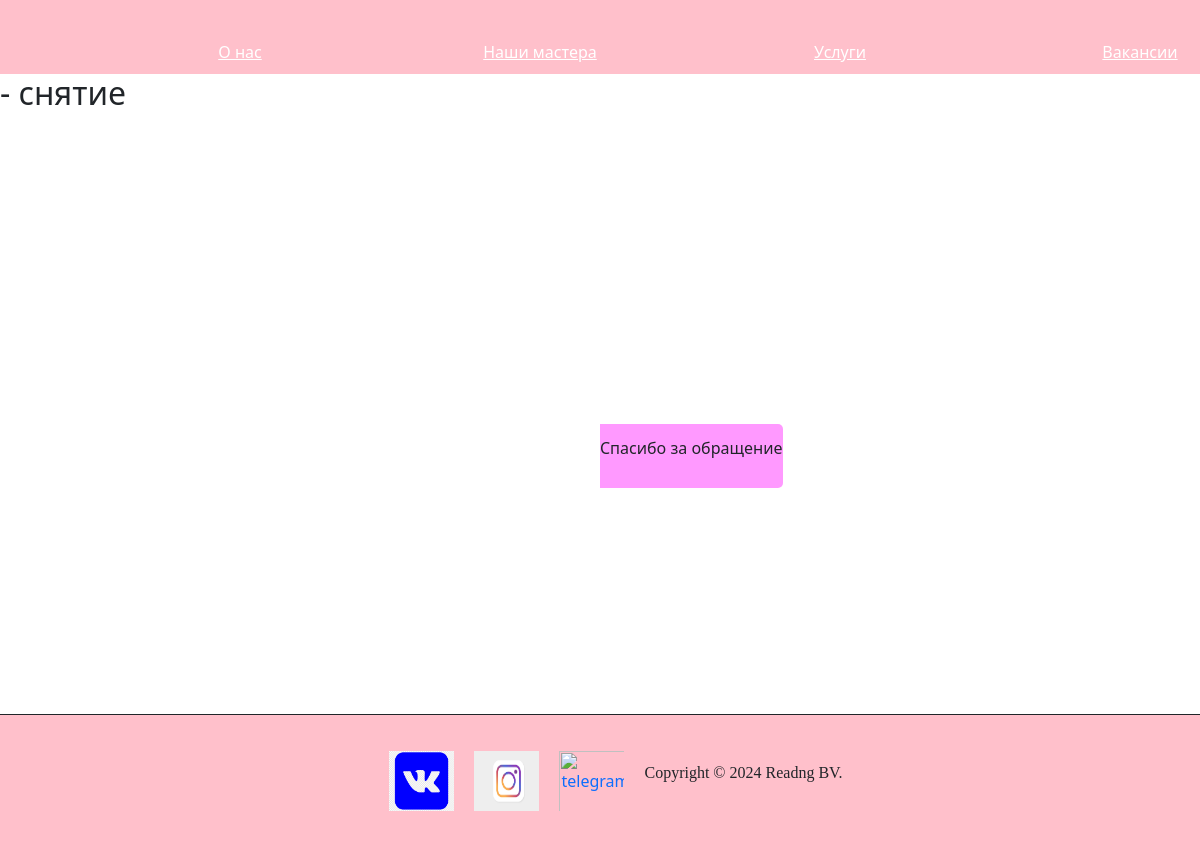
The app's page /service/4/, older data.
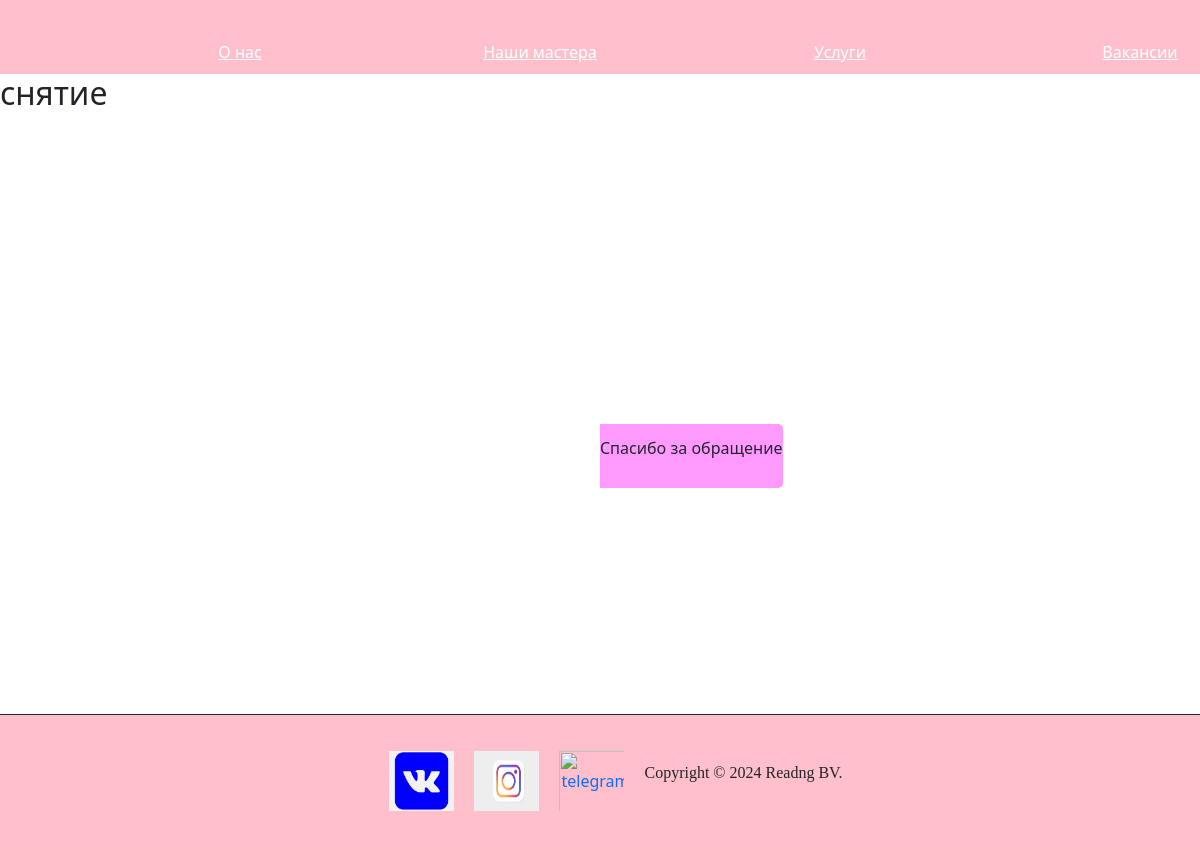
The same page, newer data.
### service/models.py (models this page shows, shortened)
class Services (models.Model):
    name = models.CharField(max_length=255, verbose_name='название')
    content = models.TextField(blank=True, verbose_name='описание')

### service/views.py (the view)
# urls.py: path('<int:pk>/', ServiceDetail.as_view(), name='services')
class ServiceDetail(DetailView):
    model = Services
    template_name = 'service_detail.html'
    context_object_name = 'service'

### service/templates/service_detail.html (shortened to what this page needs)
{% extends 'coolsite/base.html' %}
{% load static %}
 {% block content %}
<h2>{{ service.name }}</h2>
{% endblock %}

Row changes from the older to the newer data that the page shows:
changed Services: name "- снятие" → "снятие"
